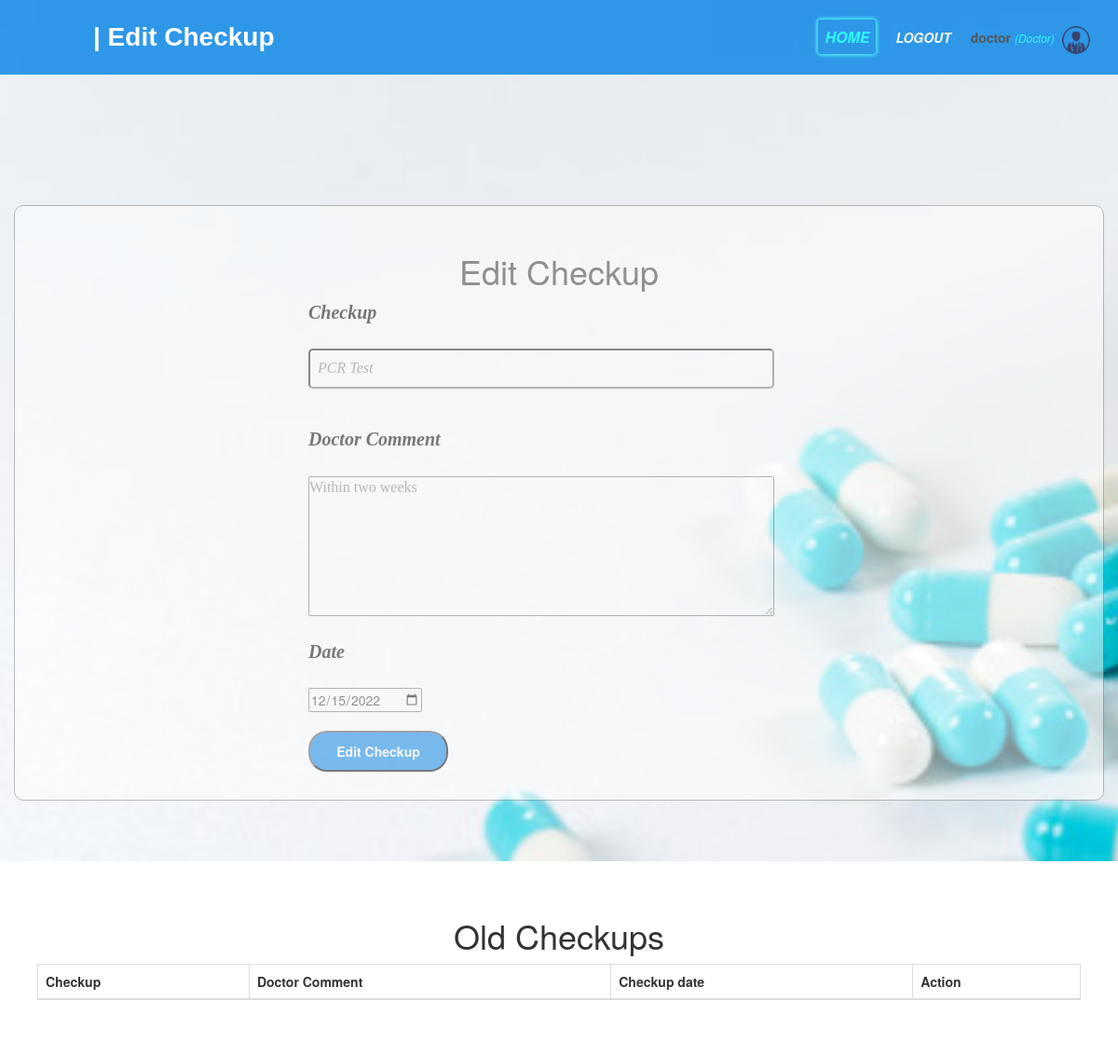
The page /doctor/edit_checkup.php?edit_checkup=1 (signed in) on the database its author committed.
### tables this page shows
CREATE TABLE IF NOT EXISTS `checkup` (
  `checkup_id` int NOT NULL AUTO_INCREMENT,
  `checkup_name` varchar(200) NOT NULL,
  `doctor_comment` varchar(500) NOT NULL,
  `nurse_comment` varchar(500) NOT NULL,
  `checkup_date` date NOT NULL,
  `diagnosis` varchar(200) NOT NULL,
  `p_id` int NOT NULL,
  `staff_id` int NOT NULL,
  PRIMARY KEY (`checkup_id`),
  KEY `p_id` (`p_id`)
);

### doctor/edit_checkup.php (the view, shortened to what this page needs)
<?php include('function.php');
    $checkup_name = '';
    $doctor_comment = '';
    $checkup_date ='';
if (isset($_GET['edit_checkup'])) {
    $checkup_id = $_GET['edit_checkup'];
    $record_C = mysqli_query($db, "SELECT * FROM checkup WHERE checkup_id=$checkup_id");
    $record = mysqli_fetch_array($record_C);
    $checkup_name = $record['checkup_name'];
    $doctor_comment = $record['doctor_comment'];
    $checkup_date = $record['checkup_date'];
    }
?>
<!DOCTYPE html>
<html>
<head>
    <link rel="stylesheet" type="text/css" href="/pis/css/booking.css">
    <link rel="stylesheet" type="text/css" href="/pis/css/all.css">
    <?php include('link_css.php'); ?>
</head>
<body>
    <nav>
        <label id="title">| Edit Checkup</label>
          <ul>
            <li><a class="active"  href="doctor_home.php">HOME</a></li>
            <li><a href="/pis/index.php?logout='1' "style="font-size:14px;" id="logout">logout</a></li>
            <li>
            <?php  if (isset($_SESSION['user'])) : ?>
                <strong><?php echo $_SESSION['user']['user_type']; ?></strong>
                <small>
                    <i  style="color: cyan;">(<?php echo ucfirst($_SESSION['user']['user_name']); ?>)</i>
                    <img src="/pis/images/21.png" class="profile_info">
                 </small>
            <?php endif ?>
        </li>
      </ul>
    </nav><br><br><br><br>
    <div class="container">
    <h1>Edit Checkup</h1>
    <form action="edit_checkup.php" method="post" id="frm">
        <label>Checkup</label><br><br>
        <input type="text" id="name" name="checkup_name" value="<?php echo $checkup_name; ?>"><br><br><br>
        <label>Doctor Comment</label><br><br>
        <textarea id="test" name="doctor_comment" value="<?php echo $doctor_comment; ?>"><?php echo $doctor_comment; ?></textarea><br><br>
        <label>Date</label><br><br>
        <input type="date" name="checkup_date" value="<?php echo $checkup_date; ?>" <?php echo $checkup_date; ?>><br><br>
        <input type="submit" name="update_checkup" value="Edit Checkup" id="booking">
    </form>
</div><br><br><br>
<div id="s">
    <h1> Old Checkups </h1>
<table id="allusers" class="table table-striped table-bordered" style="width: 100%">
        <thead>
            <tr>
                <th>Checkup</th>
                <th>Doctor Comment</th>
                <th id="a">Checkup date</th>
                <th>Action</th>
            </tr>
        </thead>
    </table>
</div>
</body>
</html>

### css/booking.css (style rules this page uses)
body { margin: 0; padding: 0; background-image: url('/pis/images/109.jpg'); background-size: cover; font-family: sans-serif; }
#title { color: white; font-size: 28px; line-height: 80px; padding: 0 100px; font-weight: bold; font-style: initial; font-family: 'poppins',sans-serif; }
* { padding: 0; margin: 0; text-decoration: none; list-style: none; box-sizing: border-box; }
nav { background: #0082e6; height: 80px; width: 100%; opacity: .8; }
nav ul { float: right; margin-right: 20px; }
nav ul li { display: inline-block; line-height: 80px; margin: 0 5px; }
nav ul li a { color: white; font-size: 16px; padding: 7px; border-radius: 3px; text-transform: uppercase; font-weight: bold; font-style: italic; }
.active { transition: -5s; box-shadow: 0 0 5px #33ffff,0 0 5px #33ffff; color: cyan; }
.container { width: 60%; margin: auto; background-color: white; padding: 30px; border-color: gray; border-width: 1px; margin-top: 60px; border-style: solid; opacity: .5; border-radius: 10px; margin-bottom: 5px; }
h1 { text-align: center; margin-bottom: 30px; font-family: 'poppins',sans-serif; color: gray; }
label { color: black; font-style: italic; font-size: 20px; font-family: "Times New Roman"; font-weight: bold; }
#test { columns: 100; width: 500px; height: 150px; color: gray; font-size: 16px; font-family: "Times New Roman"; }
#name { width: 500px; padding: 8px; border-radius: 5px; color: gray; font-style: italic; font-size: 16px; font-family: "Times New Roman"; }
#booking { width: 150px; border-radius: 20px; color: white; background-color: #0082e6; padding: 10px; font-weight: bold; cursor: pointer; }
#frm { margin-left: 300px; }
#s { background: white; padding-right: 40px; padding-top: 40px; padding-bottom: 40px; padding-left: 40px; }

### css/all.css (style rules this page uses)
.profile_info { display: inline-block; width: 30px; height: 30px; margin: 5px; border-radius: 100%; }

### rows shown on the page
checkup: checkup_name "PCR Test", doctor_comment "Within two weeks", checkup_date "12/15/2022"

### other values the page prints
$_SESSION['user']['user_type'] "doctor"
$_SESSION['user']['user_name'] "Doctor"
